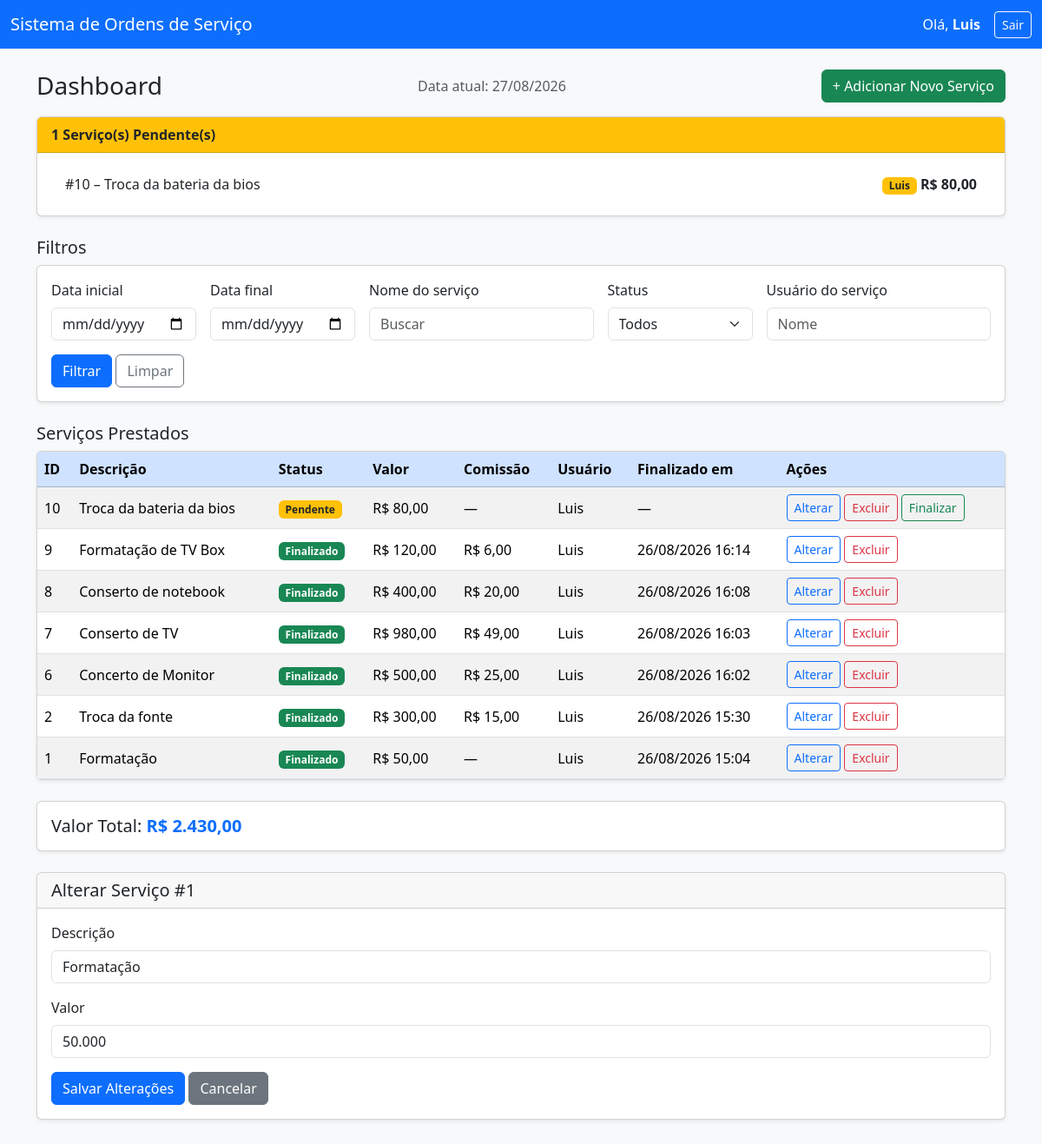
Page /index.php?controller=dashboard&action=editar&id=1 (signed in) on the committed database.
### tables this page shows
CREATE TABLE IF NOT EXISTS `servicos` (
  `id_service` bigint NOT NULL AUTO_INCREMENT,
  `description` varchar(45) NOT NULL,
  `price` decimal(11,3) NOT NULL,
  `status` varchar(20) DEFAULT 'Pendente',
  `created_at` datetime DEFAULT CURRENT_TIMESTAMP,
  `update_at` datetime DEFAULT NULL,
  `finished_at` datetime DEFAULT NULL,
  `commission_user` decimal(11,3) DEFAULT NULL,
  `user_id_user` bigint NOT NULL,
  PRIMARY KEY (`id_service`),
  KEY `user_id_user` (`user_id_user`)
);

CREATE TABLE IF NOT EXISTS `usuarios` (
  `id_user` bigint NOT NULL AUTO_INCREMENT,
  `name` varchar(150) NOT NULL,
  `email` varchar(100) NOT NULL,
  `password` varchar(45) NOT NULL,
  `created_at` datetime DEFAULT CURRENT_TIMESTAMP,
  `update_at` datetime DEFAULT NULL,
  `ativo` tinyint(1) DEFAULT '1',
  PRIMARY KEY (`id_user`),
  UNIQUE KEY `email` (`email`)
);

### controllers/DashboardController.php (called while the page is built, shortened)
<?php
require_once(__DIR__ . '/../models/Servico.php');
class DashboardController {
    public function editar() {
        $usuario = $this->proteger();
        $id = (int)($_GET['id'] ?? 0);
        $servicos  = Servico::listar($this->filtros());
        $pendentes = Servico::listarPendentes(5);
        $editando  = Servico::buscarPorId($id);
        include(__DIR__ . '/../views/dashboard.php');
    }
    private function filtros() {
        return [
            'descricao'   => trim($_GET['filtro_descricao'] ?? ''),
            'status'      => trim($_GET['filtro_status'] ?? ''),
            'usuario'     => trim($_GET['filtro_usuario'] ?? ''),
            'data_inicio' => trim($_GET['filtro_data_inicio'] ?? ''),
            'data_fim'    => trim($_GET['filtro_data_fim'] ?? ''),
        ];
    }
    private function proteger() {
        $usuario = $_SESSION['usuario'] ?? null;
        return $usuario;
    }
}

### models/Servico.php (called while the page is built, shortened)
<?php
class Servico {
    public static function listar(array $filtros = []) {
        $db = Database::getConnection();
        $sql = "SELECT s.*,
                       CASE WHEN s.finished_at IS NOT NULL THEN 'Finalizado' ELSE 'Pendente' END AS status,
                       u.name AS nome, u.email AS usuario_email
                FROM servicos s
                JOIN usuarios u ON s.user_id_user = u.id_user
                WHERE 1=1";
        $params = [];
        $sql .= " ORDER BY s.created_at DESC";
        $stmt = $db->prepare($sql);
        $stmt->execute($params);
        return $stmt->fetchAll(PDO::FETCH_ASSOC);
    }
    public static function listarPendentes($limite = 5) {
        $db = Database::getConnection();
        $stmt = $db->prepare("SELECT s.*,
                                     CASE WHEN s.finished_at IS NOT NULL THEN 'Finalizado' ELSE 'Pendente' END AS status,
                                     u.name AS nome
                              FROM servicos s
                              JOIN usuarios u ON s.user_id_user = u.id_user
                              WHERE s.finished_at IS NULL
                              ORDER BY s.created_at DESC
                              LIMIT ?");
        $stmt->bindValue(1, (int)$limite, PDO::PARAM_INT);
        $stmt->execute();
        return $stmt->fetchAll(PDO::FETCH_ASSOC);
    }
    public static function buscarPorId($idService) {
        $db = Database::getConnection();
        $stmt = $db->prepare("SELECT s.*,
                                     CASE WHEN s.finished_at IS NOT NULL THEN 'Finalizado' ELSE 'Pendente' END AS status,
                                     u.name AS nome, u.email AS usuario_email
                              FROM servicos s
                              JOIN usuarios u ON s.user_id_user = u.id_user
                              WHERE s.id_service = ?");
        $stmt->execute([$idService]);
        return $stmt->fetch(PDO::FETCH_ASSOC);
    }
}

### views/dashboard.php (the view, shortened to what this page needs)
<!DOCTYPE html>
<html lang="pt-BR">
<head>
    <link href="https://cdn.jsdelivr.net/npm/bootstrap@5.3.3/dist/css/bootstrap.min.css" rel="stylesheet">
</head>
<body class="bg-light">
<nav class="navbar navbar-expand-lg navbar-dark bg-primary mb-4">
    <div class="container-fluid">
        <span class="navbar-brand">Sistema de Ordens de Serviço</span>
        <div class="d-flex align-items-center text-white">
            <span class="me-3">Olá, <strong><?= htmlspecialchars($usuario['name']) ?></strong></span>
            <a href="index.php?controller=login&action=sair" class="btn btn-outline-light btn-sm">Sair</a>
        </div>
    </div>
</nav>
<div class="container pb-4">
    <div class="d-flex justify-content-between align-items-center mb-3 flex-wrap gap-2">
        <h1 class="h3 mb-0">Dashboard</h1>
        <p class="text-muted mb-0">Data atual: <?= date("d/m/Y") ?></p>
        <a href="index.php?controller=dashboard&action=novo" class="btn btn-success">+ Adicionar Novo Serviço</a>
    </div>
    <div class="card shadow-sm mb-4">
        <div class="card-header bg-warning text-dark">
            <strong><?= count($pendentes) ?> Serviço(s) Pendente(s)</strong>
        </div>
        <div class="card-body">
            <?php if (empty($pendentes)): ?>
                <p class="mb-0 text-muted">Nenhum serviço pendente no momento.</p>
            <?php else: ?>
                <ul class="list-group list-group-flush">
                    <?php foreach ($pendentes as $p): ?>
                        <li class="list-group-item d-flex justify-content-between align-items-center">
                            <span>#<?= $p['id_service'] ?> – <?= htmlspecialchars($p['description']) ?></span>
                            <span>
                                <span class="badge bg-warning text-dark"><?= htmlspecialchars($p['nome']) ?></span>
                                <strong>R$ <?= number_format($p['price'], 2, ',', '.') ?></strong>
                            </span>
                        </li>
                    <?php endforeach; ?>
                </ul>
            <?php endif; ?>
        </div>
    </div>
    <h3 class="h5 mb-2">Filtros</h3>
    <div class="card shadow-sm mb-4">
        <div class="card-body">
            <form method="get" action="index.php" class="row g-3 align-items-end">
                <div class="col-md-2">
                    <label class="form-label">Data inicial</label>
                    <input type="date" class="form-control" name="filtro_data_inicio" value="<?= htmlspecialchars($_GET['filtro_data_inicio'] ?? '') ?>">
                </div>
                <div class="col-md-2">
                    <label class="form-label">Data final</label>
                    <input type="date" class="form-control" name="filtro_data_fim" value="<?= htmlspecialchars($_GET['filtro_data_fim'] ?? '') ?>">
                </div>
                <div class="col-md-3">
                    <label class="form-label">Nome do serviço</label>
                    <input type="text" class="form-control" name="filtro_descricao" value="<?= htmlspecialchars($_GET['filtro_descricao'] ?? '') ?>" placeholder="Buscar">
                </div>
                <div class="col-md-2">
                    <label class="form-label">Status</label>
                    <select name="filtro_status" class="form-select">
                        <option value="">Todos</option>
                    </select>
                </div>
                <div class="col-md-3">
                    <label class="form-label">Usuário do serviço</label>
                    <input type="text" class="form-control" name="filtro_usuario" value="<?= htmlspecialchars($_GET['filtro_usuario'] ?? '') ?>" placeholder="Nome">
                </div>
                <div class="col-md-12">
                    <button type="submit" class="btn btn-primary">Filtrar</button>
                    <a href="index.php?controller=dashboard&action=index" class="btn btn-outline-secondary">Limpar</a>
                </div>
            </form>
        </div>
    </div>
    <h3 class="h5 mb-2">Serviços Prestados</h3>
    <div class="card shadow-sm mb-4">
        <div class="table-responsive">
            <table class="table table-striped table-hover align-middle mb-0">
                <thead class="table-primary">
                    <tr><th>ID</th><th>Descrição</th><th>Status</th><th>Valor</th><th>Comissão</th><th>Usuário</th><th>Finalizado em</th><th>Ações</th></tr>
                </thead>
                <tbody>
        <?php $servicos = $servicos ?? []; $total = 0; foreach ($servicos as $s): $total += $s['price']; ?>
        <tr>
            <td><?= htmlspecialchars($s['id_service']) ?></td>
            <td><?= htmlspecialchars($s['description']) ?></td>
            <td>
                <?php if (strtolower($s['status']) === 'finalizado'): ?>
                    <span class="badge bg-success"><?= htmlspecialchars($s['status']) ?></span>
                <?php else: ?>
                    <span class="badge bg-warning text-dark"><?= htmlspecialchars($s['status']) ?></span>
                <?php endif; ?>
            </td>
            <td>R$ <?= number_format($s['price'], 2, ',', '.') ?></td>
            <td><?= ($s['commission_user'] !== null) ? 'R$ ' . number_format($s['commission_user'], 2, ',', '.') : '—'; ?></td>
            <td><?= htmlspecialchars($s['nome']) ?></td>
            <td><?php echo ($s['finished_at'] !== null) ? date('d/m/Y H:i', strtotime($s['finished_at'])) : '—'; ?></td>
            <td class="text-nowrap">
                <a class="btn btn-sm btn-outline-primary" href="index.php?controller=dashboard&action=editar&id=<?= $s['id_service'] ?>">Alterar</a>
                <a class="btn btn-sm btn-outline-danger" href="index.php?controller=dashboard&action=excluir&id=<?= $s['id_service'] ?>"
                   onclick="return confirm('Excluir este serviço?');">Excluir</a>
                <?php if (strtolower($s['status']) !== 'finalizado'): ?>
                    <a class="btn btn-sm btn-outline-success" href="index.php?controller=dashboard&action=finalizar&id=<?= $s['id_service'] ?>"
                       onclick="return confirm('Finalizar este serviço?');">Finalizar</a>
                <?php endif; ?>
            </td>
        </tr>
        <?php endforeach; ?>
                </tbody>
            </table>
        </div>
    </div>
    <div class="card shadow-sm mb-4">
        <div class="card-body">
            <h4 class="h5 mb-0">Valor Total:
                <span class="text-primary fw-bold">R$ <?= number_format($total, 2, ',', '.') ?></span>
            </h4>
        </div>
    </div>
    <?php if ($editando !== null): ?>
        <div class="card shadow-sm mb-4">
            <div class="card-header"><h4 class="h5 mb-0">Alterar Serviço #<?= $editando['id_service'] ?></h4></div>
            <div class="card-body">
                <form method="post" action="index.php?controller=dashboard&action=atualizar">
                    <div class="mb-3">
                        <label class="form-label">Descrição</label>
                        <input type="text" class="form-control" name="descricao" value="<?= htmlspecialchars($editando['description']) ?>">
                    </div>
                    <div class="mb-3">
                        <label class="form-label">Valor</label>
                        <input type="text" class="form-control" name="valor" value="<?= $editando['price'] ?>">
                    </div>
                    <button type="submit" class="btn btn-primary">Salvar Alterações</button>
                    <a href="index.php?controller=dashboard&action=index" class="btn btn-secondary">Cancelar</a>
                </form>
            </div>
        </div>
    <?php endif; ?>
</div>
</body>
</html>

### rows in the picture
servicos: id_service "10", description "Troca da bateria da bios", user_id_user.name "Luis", price "80,00", status "Pendente"
servicos: id_service "9", description "Formatação de TV Box", status "Finalizado", price "120,00", commission_user "6,00", user_id_user.name "Luis", finished_at "26/08/2026 16:14"
servicos: id_service "8", description "Conserto de notebook", status "Finalizado", price "400,00", commission_user "20,00", user_id_user.name "Luis", finished_at "26/08/2026 16:08"
servicos: id_service "7", description "Conserto de TV", status "Finalizado", price "980,00", commission_user "49,00", user_id_user.name "Luis", finished_at "26/08/2026 16:03"
servicos: id_service "6", description "Concerto de Monitor", status "Finalizado", price "500,00", commission_user "25,00", user_id_user.name "Luis", finished_at "26/08/2026 16:02"
servicos: id_service "2", description "Troca da fonte", status "Finalizado", price "300,00", commission_user "15,00", user_id_user.name "Luis", finished_at "26/08/2026 15:30"
servicos: id_service "1", description "Formatação", status "Finalizado", price "50,00", user_id_user.name "Luis", finished_at "26/08/2026 15:04", descricao "Formatação", valor "50.000"

### other values in the picture
$usuario['name'] "Luis"
count($pendentes) "1"
$total "2.430,00"
